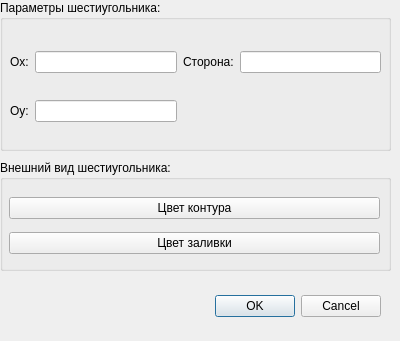
<?xml version="1.0" encoding="UTF-8"?>
<ui version="4.0">
 <class>DialogHexagone</class>
 <widget class="QDialog" name="DialogHexagone">
  <property name="geometry">
   <rect>
    <x>0</x>
    <y>0</y>
    <width>400</width>
    <height>341</height>
   </rect>
  </property>
  <property name="windowTitle">
   <string>Dialog</string>
  </property>
  <widget class="QDialogButtonBox" name="buttonBox">
   <property name="geometry">
    <rect>
     <x>10</x>
     <y>290</y>
     <width>371</width>
     <height>32</height>
    </rect>
   </property>
   <property name="orientation">
    <enum>Qt::Horizontal</enum>
   </property>
   <property name="standardButtons">
    <set>QDialogButtonBox::Cancel|QDialogButtonBox::Ok</set>
   </property>
  </widget>
  <widget class="QGroupBox" name="aspectHexagone">
   <property name="geometry">
    <rect>
     <x>0</x>
     <y>160</y>
     <width>391</width>
     <height>111</height>
    </rect>
   </property>
   <property name="title">
    <string>Внешний вид шестиугольника:</string>
   </property>
   <widget class="QWidget" name="verticalLayoutWidget">
    <property name="geometry">
     <rect>
      <x>9</x>
      <y>30</y>
      <width>371</width>
      <height>73</height>
     </rect>
    </property>
    <layout class="QVBoxLayout" name="verticalLayout">
     <item>
      <widget class="QPushButton" name="PenColor">
       <property name="text">
        <string>Цвет контура</string>
       </property>
      </widget>
     </item>
     <item>
      <widget class="QPushButton" name="BrushColor">
       <property name="text">
        <string>Цвет заливки</string>
       </property>
      </widget>
     </item>
    </layout>
   </widget>
  </widget>
  <widget class="QGroupBox" name="parametersHexagone">
   <property name="geometry">
    <rect>
     <x>0</x>
     <y>0</y>
     <width>391</width>
     <height>151</height>
    </rect>
   </property>
   <property name="title">
    <string>Параметры шестиугольника:</string>
   </property>
   <widget class="QWidget" name="gridLayoutWidget">
    <property name="geometry">
     <rect>
      <x>10</x>
      <y>30</y>
      <width>371</width>
      <height>115</height>
     </rect>
    </property>
    <layout class="QGridLayout" name="gridLayout">
     <item row="1" column="0">
      <widget class="QLabel" name="posYLabel">
       <property name="text">
        <string>Oy:</string>
       </property>
      </widget>
     </item>
     <item row="1" column="1">
      <widget class="QLineEdit" name="linePositionY"/>
     </item>
     <item row="0" column="1">
      <widget class="QLineEdit" name="linePositionX"/>
     </item>
     <item row="0" column="0">
      <widget class="QLabel" name="posXLabel">
       <property name="text">
        <string>Ox:</string>
       </property>
      </widget>
     </item>
     <item row="0" column="3">
      <widget class="QLineEdit" name="lineLength">
       <property name="text">
        <string/>
       </property>
      </widget>
     </item>
     <item row="0" column="2">
      <widget class="QLabel" name="lengthLabel">
       <property name="text">
        <string>Сторона:</string>
       </property>
      </widget>
     </item>
    </layout>
   </widget>
  </widget>
 </widget>
 <resources/>
 <connections>
  <connection>
   <sender>buttonBox</sender>
   <signal>rejected()</signal>
   <receiver>DialogHexagone</receiver>
   <slot>reject()</slot>
   <hints>
    <hint type="sourcelabel">
     <x>244</x>
     <y>301</y>
    </hint>
    <hint type="destinationlabel">
     <x>229</x>
     <y>329</y>
    </hint>
   </hints>
  </connection>
  <connection>
   <sender>buttonBox</sender>
   <signal>accepted()</signal>
   <receiver>DialogHexagone</receiver>
   <slot>accept()</slot>
   <hints>
    <hint type="sourcelabel">
     <x>346</x>
     <y>301</y>
    </hint>
    <hint type="destinationlabel">
     <x>158</x>
     <y>278</y>
    </hint>
   </hints>
  </connection>
 </connections>
</ui>
